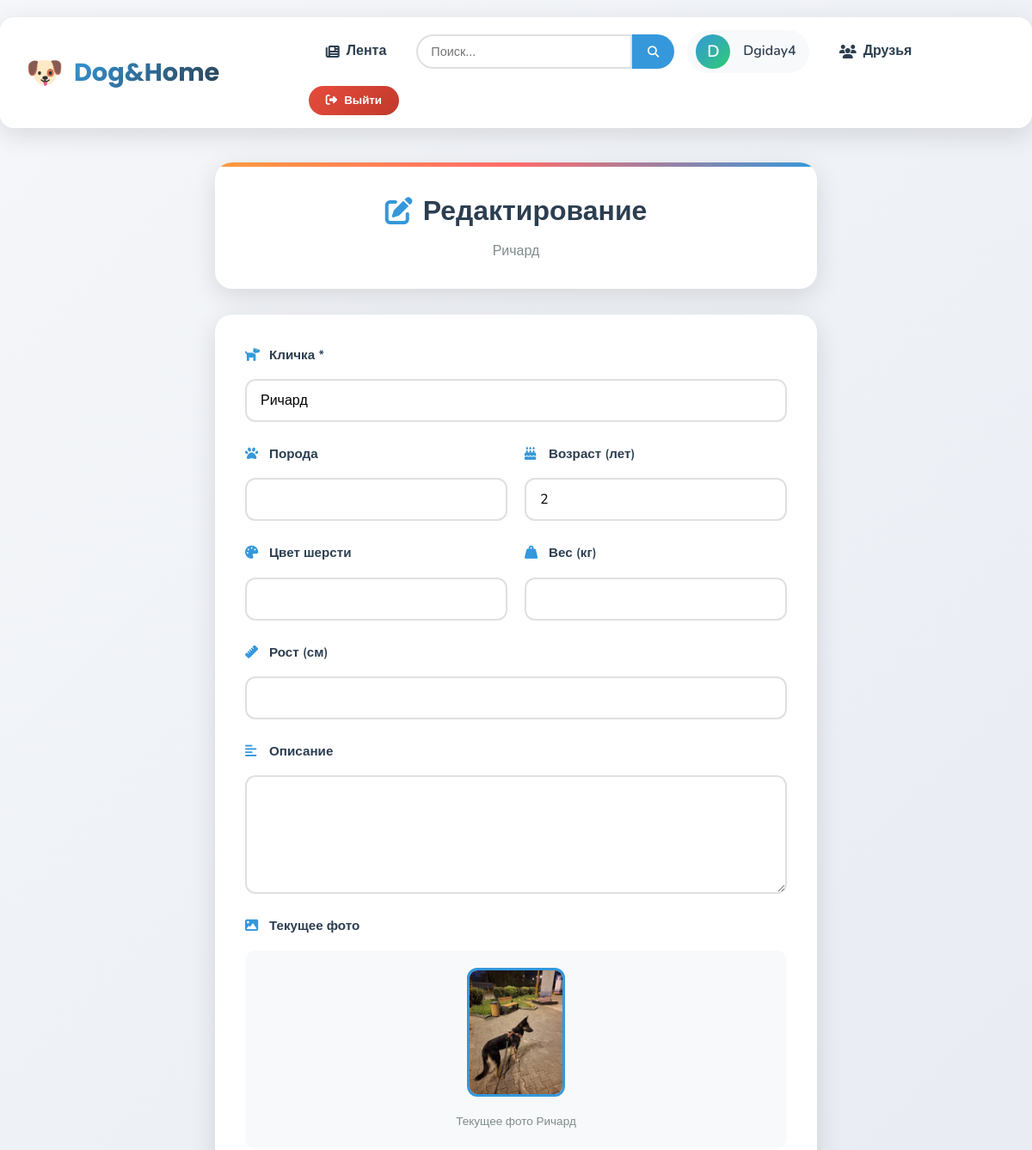
The app's page /edit_dog/1/ (signed in, upper part), older data.
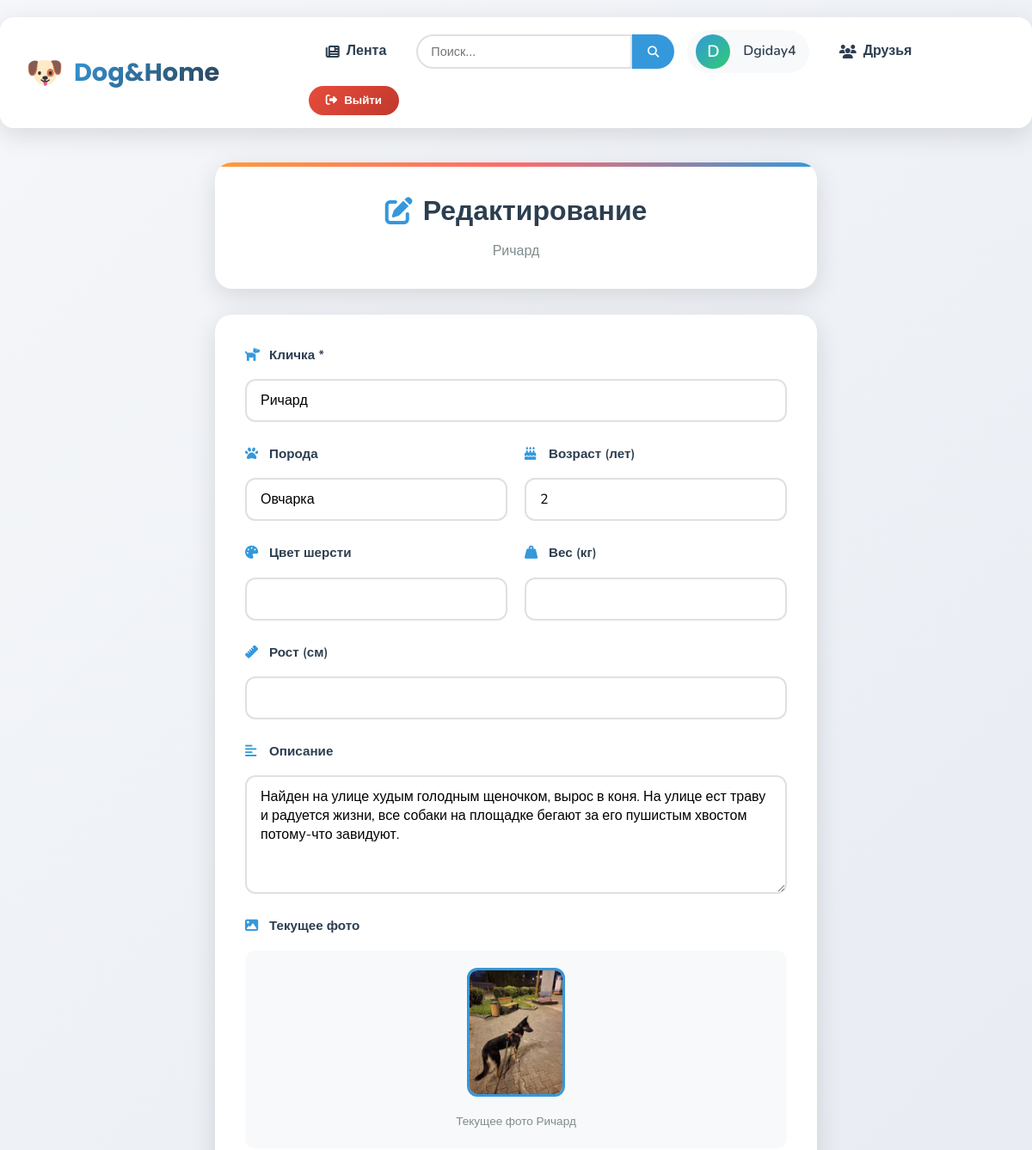
The same page, newer data.
### core/models.py (models this page shows)
class Dog(models.Model):
    name = models.CharField(max_length=20, verbose_name='Кличка')
    age = models.IntegerField(verbose_name='Возраст')
    image = models.ImageField(verbose_name='Фото', blank=True, null=True)
    profile = models.ForeignKey(Profile, on_delete=models.CASCADE, verbose_name='профиль пользователя')
    breed = models.CharField(max_length=100, verbose_name='Порода', blank=True)
    description = models.TextField(verbose_name='Описание', blank=True)
    health_status = models.CharField(max_length=50, verbose_name='Статус здоровья', default='Здоров', blank=True)
    class Meta:
        verbose_name = 'собака'
        verbose_name_plural = 'собаки'

### core/views.py (the view, shortened to what this page needs)
# urls.py: path('edit_dog/<int:dog_id>/', edit_dog, name='edit_dog'),
def edit_dog(request, dog_id):
    dog = get_object_or_404(Dog, id=dog_id)
    if request.user != dog.profile.user:
        messages.error(request, 'Это не ваша собака!')
        return redirect('dog_detail', dog_id=dog.id)
    return render(request, 'edit_dog.html', {'dog': dog})

### templates/edit_dog.html (shortened to what this page needs)
{% extends 'base.html' %}
{% load static %}
{% block extra_css %}
    <link rel="stylesheet" href="{% static 'css/edit_dog.css' %}">
{% endblock %}
{% block content %}
<div class="edit-container">
    <div class="edit-header">
        <h1>
            <i class="fas fa-edit"></i>
            Редактирование
        </h1>
        <p>{{ dog.name }}</p>
    </div>
    <form method="post" enctype="multipart/form-data" class="edit-form">
        <div class="form-group">
            <label for="name">
                <i class="fas fa-dog"></i> Кличка *
            </label>
            <input type="text" name="name" id="name" value="{{ dog.name }}" class="form-control" required>
        </div>
        <div class="form-row">
            <div class="form-group">
                <label for="breed">
                    <i class="fas fa-paw"></i> Порода
                </label>
                <input type="text" name="breed" id="breed" value="{{ dog.breed }}" class="form-control">
            </div>
            <div class="form-group">
                <label for="age">
                    <i class="fas fa-birthday-cake"></i> Возраст (лет)
                </label>
                <input type="number" name="age" id="age" value="{{ dog.age }}" class="form-control">
            </div>
        </div>
        <div class="form-row">
            <div class="form-group">
                <label for="color">
                    <i class="fas fa-palette"></i> Цвет шерсти
                </label>
                <input type="text" name="color" id="color" value="{{ dog.color }}" class="form-control">
            </div>
            <div class="form-group">
                <label for="weight">
                    <i class="fas fa-weight-hanging"></i> Вес (кг)
                </label>
                <input type="number" name="weight" id="weight" value="{{ dog.weight }}" class="form-control" step="0.1">
            </div>
        </div>
        <div class="form-group">
            <label for="height">
                <i class="fas fa-ruler"></i> Рост (см)
            </label>
            <input type="number" name="height" id="height" value="{{ dog.height }}" class="form-control">
        </div>
        <div class="form-group">
            <label for="description">
                <i class="fas fa-align-left"></i> Описание
            </label>
            <textarea name="description" id="description" rows="5" class="form-control">{{ dog.description }}</textarea>
        </div>
        {% if dog.image %}
        <div class="form-group">
            <label><i class="fas fa-image"></i> Текущее фото</label>
            <div class="current-photo">
                <img src="{{ dog.image.url }}" alt="{{ dog.name }}">
                <p>Текущее фото {{ dog.name }}</p>
            </div>
        </div>
        {% endif %}
    </form>
</div>
{% endblock %}

Row changes from the older to the newer data that the page shows:
changed Dog "Ричард": breed (not shown) → "Овчарка"; description (not shown) → "Найден на улице худым голодным щеночком, вырос в коня. На улице ест траву и радуется жизни, все собаки на площадке бегают за его пушистым хвостом потому-что завидуют."
